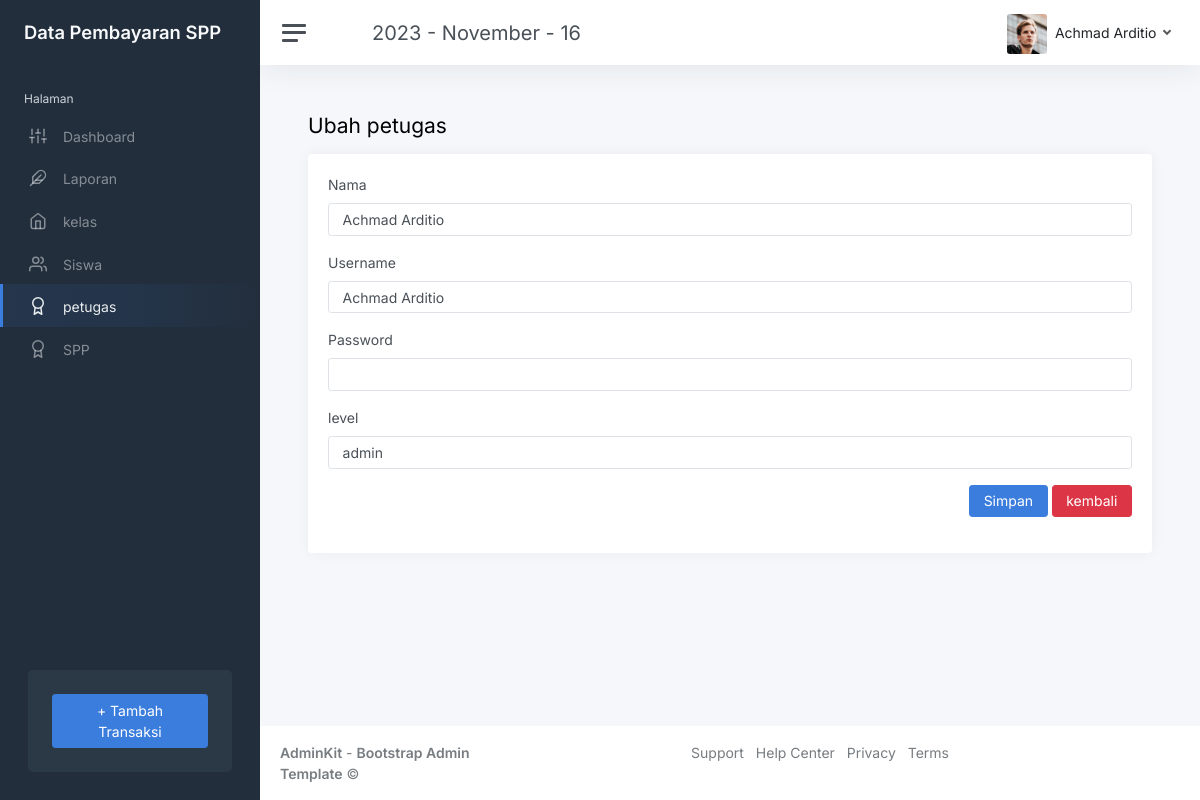
The page /index.php?page=edit_petugas&id=5 (signed in) on the database its author committed.
### tables this page shows
CREATE TABLE `petugas` (
  `id_petugas` int(11) NOT NULL,
  `username` varchar(25) DEFAULT NULL,
  `password` varchar(32) DEFAULT NULL,
  `nama_petugas` varchar(35) DEFAULT NULL,
  `level` enum('admin','petugas') DEFAULT NULL
);

### edit_petugas.php (the view, shortened to what this page needs)
<?php
$id = $_GET['id'];
$query = mysqli_query($koneksi, "SELECT * FROM petugas WHERE id_petugas='$id'");
$data = mysqli_fetch_array($query);
?>
<h1 class="h3 mb-3"> Ubah petugas</h1>
<div class="row">
	<div class="col-12">
		<div class="card flex-fill">
			<div class="card-body">
				<form action="" method="post">
					<div class="mb-3">
						<label class="form-label">Nama</label>
						<div class="col-sm-12">
							<input type="text" name="nama_petugas" class="form-control" value="<?php echo $data['nama_petugas'] ?>">
						</div>
					</div>
					<div class="mb-3">
						<label class="form-label">Username</label>
						<div class="col-sm-12">
							<input type="text" name="username" class="form-control" value="<?php echo $data['nama_petugas'] ?>">
						</div>
					</div>
					<div class="mb-3">
						<label class="form-label">Password</label>
						<div class="col-sm-12">
							<input type="password" name="password" class="form-control mb-3">
						</div>
					</div>
					<div class="mb-3">
						<label class="form-label">level </label>
						<div class="col-sm-12">
							<select name="level" class="form-control">
								<option value="<?php echo $data['level'] ?>" hidden><?php echo $data['level'] ?></option>
							</select>
						</div>
					</div>
					<div class="mb-3" style="float: right;">
						<button type="submit" class="btn btn-primary" name="masuk">Simpan</button>
						<a href="?page=petugas" class="btn btn-danger">kembali</a>
					</div>
			</div>
		</div>
	</div>
</div>

### rows shown on the page
petugas: nama_petugas "Achmad Arditio", username "Achmad Arditio", level "admin"

### other values the page prints
$_SESSION['user']['nama_petugas'] "Achmad Arditio"
